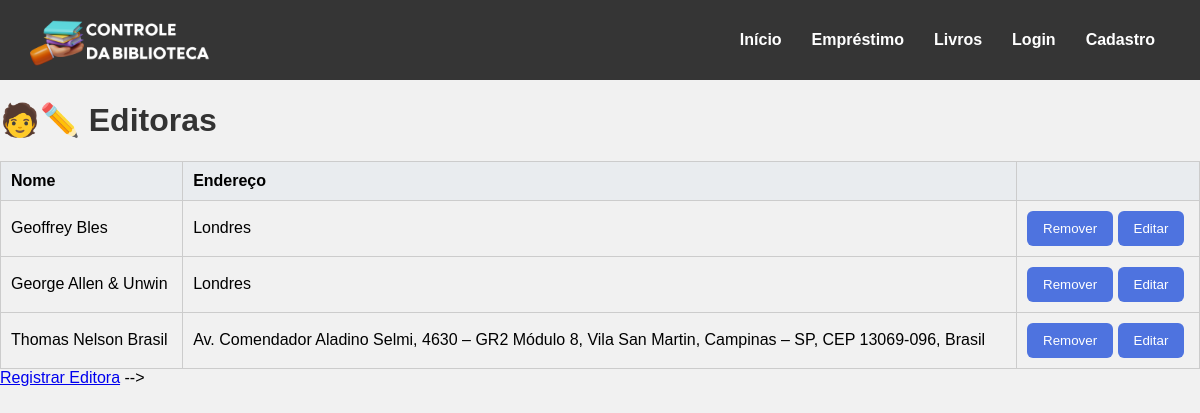
The app's page /editoras (signed in) with its own data.
### tables this page shows
CREATE TABLE editoras (
    id_editora INTEGER PRIMARY KEY AUTOINCREMENT,
    nome_editora VARCHAR(255) NOT NULL,
    endereco_editora TEXT
);

### app.py (the view)
@app.route('/editoras', methods=["GET","POST"])
@login_required
def editoras():
    conexao = obter_conexao()
    editoras = conexao.execute('SELECT * FROM editoras').fetchall()
    conexao.close()
    return render_template('editoras.html', editoras = editoras)

### app.py (called while the page is built)
@login_manager.user_loader
def load_user(user_id):
    return User.achar_email(user_id)

@app.before_request
def carregar_mensagens_trigger():
    if request.endpoint in ('static', 'login'):
        return
    conexao = obter_conexao()
    mensagens = conexao.execute("""
        SELECT id_log, mensagem
        FROM log_triggers
        WHERE lida = 0
        ORDER BY data_execucao
    """).fetchall()
    for msg in mensagens:
        flash(msg['mensagem'], category='error')
    conexao.execute("""
        UPDATE log_triggers
        SET lida = 1
        WHERE lida = 0
    """)
    conexao.close()

### database.py (called while the page is built)
def obter_conexao():
    conexao = sqlite3.connect(
        'livros.db',
        timeout=30,
        isolation_level=None
    )
    conexao.text_factory = str
    conexao.execute("PRAGMA foreign_keys = ON")
    conexao.execute("PRAGMA journal_mode = WAL")
    conexao.execute("PRAGMA busy_timeout = 30000")
    conexao.row_factory = sqlite3.Row
    return conexao

### modelos/__init__.py (called while the page is built)
    @classmethod
    def achar_email(cls, email):
        conexao = obter_conexao()
        sql = "SELECT * FROM usuarios WHERE email = ?"
        resultado = conexao.execute(sql, (email,)).fetchone()
        if resultado:
            return User(
                email=resultado['email'],
                nome=resultado['nome_usuario'],
                senha=resultado['senha_usuario'],
                numero_telefone=resultado['numero_telefone'],
                data_inscricao=resultado['data_inscricao']
            )
        return None

### templates/editoras.html (shortened to what this page needs)
{% extends 'base.html'%}
{% block conteudo %}
    <h1>🧑✏️ Editoras</h1>
    {% if editoras %}
    <table border="1">
        <tr>
            <th>Nome</th>
            <th>Endereço</th>
            <th></th>
        </tr>
        {% for editora in editoras %}
        <tr>
            <td>{{ editora.nome_editora }}</td>
            <td>{{ editora.endereco_editora }}</td>
            <td>
                <a>
                    <form action="{{ url_for('remover_editora', id = editora.id_editora) }}" method="post" style="display:inline;">
                    <button type="submit">Remover</button>
                    </form>
                </a>
                <a href="{{ url_for('editar_editora', id = editora.id_editora) }}"><button type="button">Editar</button></a>
            </td>
        </tr>
        {% endfor %}
    </table>
    {% else %}
        <p>Nenhuma editora cadastrada.</p>
    {% endif %}
    <a href="{{url_for('registrar_editora')}}">Registrar Editora</a> -->
{% endblock %}

### static/style.css (style rules this page uses)
h1 { color: #333; }
table { width: 100%; border-collapse: collapse; margin-top: 20px; }
table th, table td { border: 1px solid #ccc; padding: 10px; text-align: left; }
table th { background-color: #e9ecef; }
button { background-color: #4e73df; color: white; border: none; padding: 10px 16px; border-radius: 6px; cursor: pointer; transition: background-color 0.3s; }

### static/menu.css (style rules this page uses)
* { font-family:Arial, Helvetica, sans-serif; }

### static/cadastro.css (style rules this page uses)
body { background-color: #f1f1f1; margin: 0; }

### records on screen
editoras: nome_editora "Geoffrey Bles", endereco_editora "Londres"
editoras: nome_editora "George Allen & Unwin", endereco_editora "Londres"
editoras: nome_editora "Thomas Nelson Brasil", endereco_editora "Av. Comendador Aladino Selmi, 4630 – GR2 Módulo 8, Vila San Martin, Campinas – SP, CEP 13069-096, Brasil"
